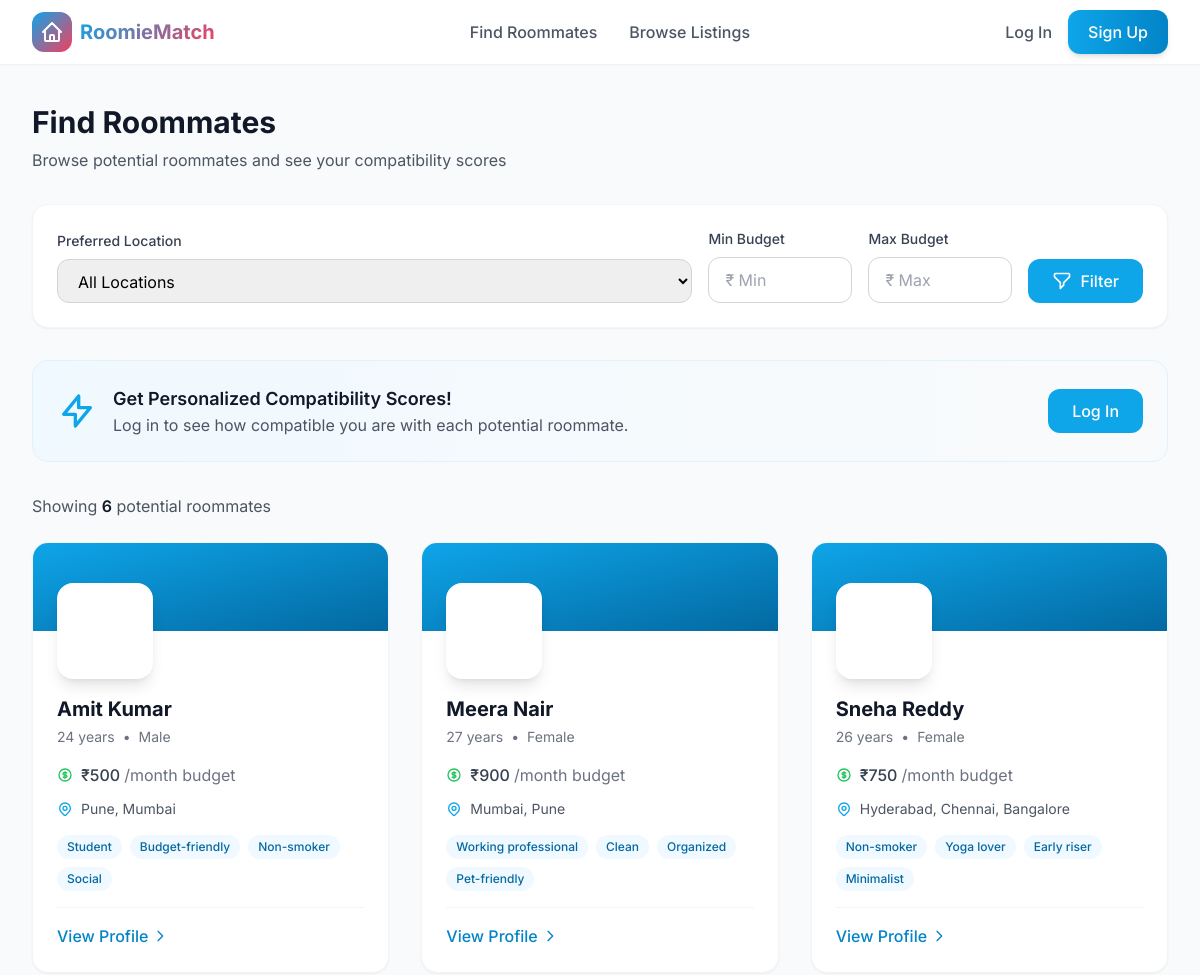
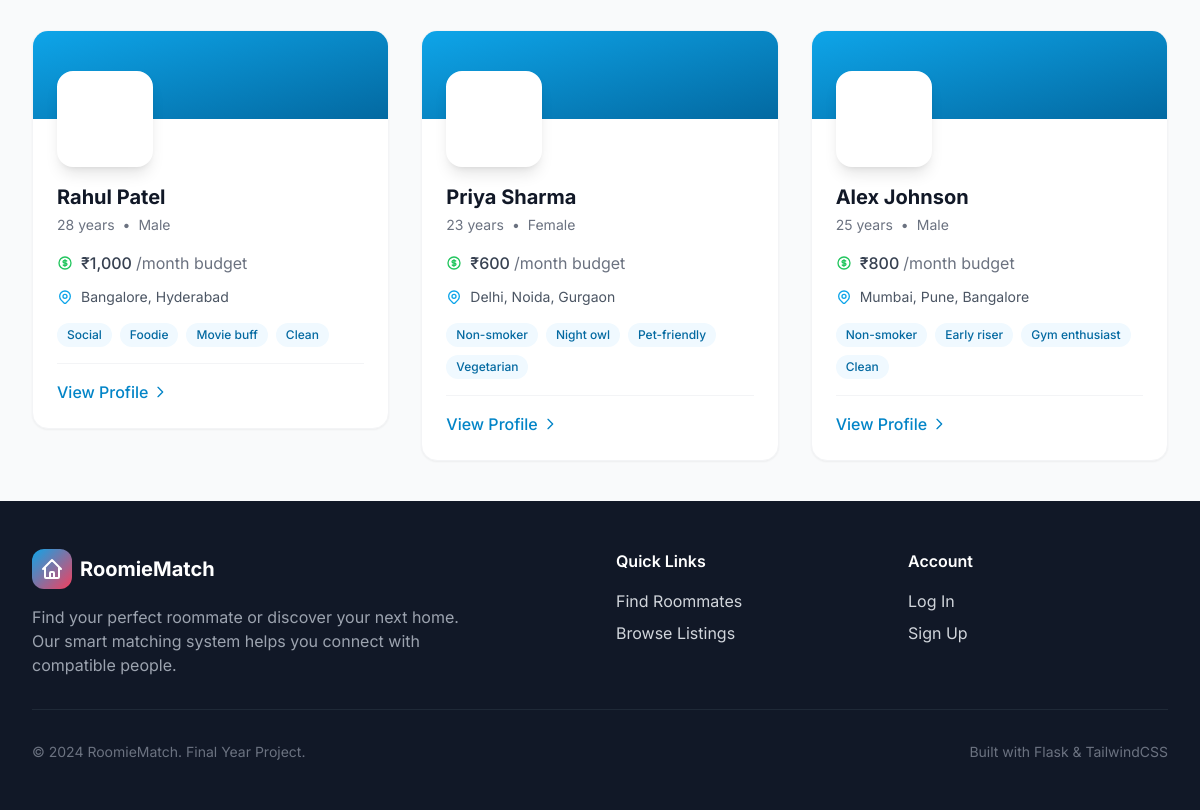
/browse-roommates, run on the app's committed database (2 pictures, top to bottom).
### app.py (models this page shows, shortened)
class User(db.Model):
    id = db.Column(db.Integer, primary_key=True)
    email = db.Column(db.String(120), unique=True, nullable=False)
    password_hash = db.Column(db.String(256), nullable=False)
    name = db.Column(db.String(100), nullable=False)
    age = db.Column(db.Integer, nullable=True)
    gender = db.Column(db.String(20), nullable=True)
    budget = db.Column(db.Integer, nullable=True)  # Monthly budget in currency
    preferred_locations = db.Column(db.String(500), nullable=True)  # Comma-separated
    lifestyle = db.Column(db.String(500), nullable=True)  # Comma-separated tags
    bio = db.Column(db.Text, nullable=True)
    profile_image = db.Column(db.String(200), default='default_avatar.png')
    created_at = db.Column(db.DateTime, default=datetime.utcnow)
    listings = db.relationship('Listing', backref='owner', lazy=True)
    def get_lifestyle_list(self):
        if self.lifestyle:
            return [tag.strip() for tag in self.lifestyle.split(',')]
        return []
    def get_locations_list(self):
        if self.preferred_locations:
            return [loc.strip() for loc in self.preferred_locations.split(',')]
        return []

### app.py (the view)
@app.route('/browse-roommates')
def browse_roommates():
    location = request.args.get('location', '').strip()
    min_budget = request.args.get('min_budget', type=int)
    max_budget = request.args.get('max_budget', type=int)
    query = User.query
    current_user = get_current_user()
    if current_user:
        query = query.filter(User.id != current_user.id)
    if location:
        query = query.filter(User.preferred_locations.ilike(f'%{location}%'))
    if min_budget:
        query = query.filter(User.budget >= min_budget)
    if max_budget:
        query = query.filter(User.budget <= max_budget)
    users = query.order_by(User.created_at.desc()).all()
    roommates_with_scores = []
    for user in users:
        score = 0
        if current_user:
            score = calculate_compatibility(current_user, user)
        roommates_with_scores.append({
            'user': user,
            'score': score
        })
    if current_user:
        roommates_with_scores.sort(key=lambda x: x['score'], reverse=True)
    all_users_locations = []
    for u in User.query.all():
        all_users_locations.extend(u.get_locations_list())
    unique_locations = list(set(all_users_locations))
    return render_template('browse_roommates.html',
                          roommates=roommates_with_scores,
                          locations=unique_locations,
                          filters={'location': location, 'min_budget': min_budget,
                                  'max_budget': max_budget})

### app.py (called while the page is built)
def get_current_user():
    if 'user_id' in session:
        return User.query.get(session['user_id'])
    return None

@app.context_processor
def inject_user():
    return dict(current_user=get_current_user())

### templates/browse_roommates.html (shortened to what this page needs)
{% extends "base.html" %}
{% block content %}
<div class="max-w-7xl mx-auto px-4 sm:px-6 lg:px-8 py-10">
    <div class="mb-8">
        <h1 class="text-3xl font-bold text-gray-900 mb-2">Find Roommates</h1>
        <p class="text-gray-600">Browse potential roommates and see your compatibility scores</p>
    </div>
    <div class="bg-white rounded-2xl shadow-sm border border-gray-100 p-6 mb-8">
        <form method="GET" action="{{ url_for('browse_roommates') }}" class="flex flex-wrap gap-4 items-end">
            <div class="flex-1 min-w-[200px]">
                <label for="location" class="block text-sm font-medium text-gray-700 mb-2">Preferred Location</label>
                <select id="location" name="location"
                    class="block w-full px-4 py-2.5 border border-gray-300 rounded-xl focus:ring-2 focus:ring-primary-500 focus:border-primary-500 transition-colors">
                    <option value="">All Locations</option>
                </select>
            </div>
            <div class="w-36">
                <label for="min_budget" class="block text-sm font-medium text-gray-700 mb-2">Min Budget</label>
                <input type="number" id="min_budget" name="min_budget" value="{{ filters.min_budget or '' }}" min="0"
                    class="block w-full px-4 py-2.5 border border-gray-300 rounded-xl focus:ring-2 focus:ring-primary-500 focus:border-primary-500 transition-colors"
                    placeholder="&#8377; Min">
            </div>
            <div class="w-36">
                <label for="max_budget" class="block text-sm font-medium text-gray-700 mb-2">Max Budget</label>
                <input type="number" id="max_budget" name="max_budget" value="{{ filters.max_budget or '' }}" min="0"
                    class="block w-full px-4 py-2.5 border border-gray-300 rounded-xl focus:ring-2 focus:ring-primary-500 focus:border-primary-500 transition-colors"
                    placeholder="&#8377; Max">
            </div>
            <button type="submit"
                class="px-6 py-2.5 bg-primary-500 text-white font-medium rounded-xl hover:bg-primary-600 transition-colors">
                <span class="flex items-center">
                    <svg class="w-5 h-5 mr-2" fill="none" stroke="currentColor" viewBox="0 0 24 24">
                        <path stroke-linecap="round" stroke-linejoin="round" stroke-width="2" d="M3 4a1 1 0 011-1h16a1 1 0 011 1v2.586a1 1 0 01-.293.707l-6.414 6.414a1 1 0 00-.293.707V17l-4 4v-6.586a1 1 0 00-.293-.707L3.293 7.293A1 1 0 013 6.586V4z"></path>
                    </svg>
                    Filter
                </span>
            </button>
        </form>
    </div>
    {% if not current_user %}
    <div class="bg-gradient-to-r from-primary-50 to-accent-50 rounded-2xl p-6 mb-8 border border-primary-100">
        <div class="flex items-center">
            <div class="flex-shrink-0">
                <svg class="w-10 h-10 text-primary-500" fill="none" stroke="currentColor" viewBox="0 0 24 24">
                    <path stroke-linecap="round" stroke-linejoin="round" stroke-width="2" d="M13 10V3L4 14h7v7l9-11h-7z"></path>
                </svg>
            </div>
            <div class="ml-4 flex-grow">
                <h3 class="text-lg font-semibold text-gray-900">Get Personalized Compatibility Scores!</h3>
                <p class="text-gray-600">Log in to see how compatible you are with each potential roommate.</p>
            </div>
            <a href="{{ url_for('login') }}" class="flex-shrink-0 px-6 py-2.5 bg-primary-500 text-white font-medium rounded-xl hover:bg-primary-600 transition-colors">
                Log In
            </a>
        </div>
    </div>
    {% endif %}
    <div class="mb-6">
        <p class="text-gray-600">
            Showing <span class="font-semibold text-gray-900">{{ roommates|length }}</span> potential roommate{% if roommates|length != 1 %}s{% endif %}
        </p>
    </div>
    {% if roommates %}
    <div class="grid grid-cols-1 md:grid-cols-2 lg:grid-cols-3 gap-8">
        {% for item in roommates %}
        {% set roommate = item.user %}
        {% set score = item.score %}
        <a href="{{ url_for('view_roommate', user_id=roommate.id) }}" class="group">
            <div class="bg-white rounded-2xl overflow-hidden shadow-sm hover:shadow-xl transition-all duration-300 border border-gray-100 hover-lift">
                <div class="relative bg-gradient-to-br from-primary-500 to-primary-700 p-6 pb-16">
                </div>
                <div class="relative -mt-12 px-6">
                    <div class="w-24 h-24 rounded-2xl bg-white shadow-lg flex items-center justify-center overflow-hidden border-4 border-white">
                        {% if roommate.profile_image and roommate.profile_image != 'default_avatar.png' %}
                            <img src="{{ url_for('static', filename='uploads/' + roommate.profile_image) }}" alt="{{ roommate.name }}" class="w-full h-full object-cover">
                        {% else %}
                            <div class="w-full h-full bg-gradient-to-br from-accent-400 to-accent-600 flex items-center justify-center text-white text-3xl font-bold">
                            </div>
                        {% endif %}
                    </div>
                </div>
                <div class="p-6 pt-4">
                    <h3 class="text-xl font-bold text-gray-900 group-hover:text-primary-600 transition-colors mb-1">
                        {{ roommate.name }}
                    </h3>
                    <div class="flex items-center text-gray-500 text-sm mb-4">
                        {% if roommate.age %}
                        <span>{{ roommate.age }} years</span>
                        {% endif %}
                        {% if roommate.age and roommate.gender %}
                        <span class="mx-2">•</span>
                        {% endif %}
                        {% if roommate.gender %}
                        <span>{{ roommate.gender }}</span>
                        {% endif %}
                    </div>
                    {% if roommate.budget %}
                    <div class="flex items-center text-gray-700 mb-3">
                        <span class="font-medium">&#8377;{{ "{:,}".format(roommate.budget) }}</span>
                        <span class="text-gray-500 ml-1">/month budget</span>
                    </div>
                    {% endif %}
                    {% if roommate.preferred_locations %}
                    <div class="flex items-start text-gray-600 mb-4">
                        <span class="text-sm line-clamp-1">{{ roommate.preferred_locations }}</span>
                    </div>
                    {% endif %}
                    {% if roommate.lifestyle %}
                    <div class="flex flex-wrap gap-2 mb-4">
                        {% for tag in roommate.get_lifestyle_list()[:4] %}
                        <span class="px-2.5 py-1 bg-primary-50 text-primary-700 text-xs font-medium rounded-full">
                            {{ tag }}
                        </span>
                        {% endfor %}
                    </div>
                    {% endif %}
                    <div class="pt-4 border-t border-gray-100 flex justify-between items-center">
                        <span class="text-primary-600 font-medium group-hover:translate-x-1 transition-transform inline-flex items-center">
                            View Profile
                            <svg class="w-4 h-4 ml-1" fill="none" stroke="currentColor" viewBox="0 0 24 24">
                                <path stroke-linecap="round" stroke-linejoin="round" stroke-width="2" d="M9 5l7 7-7 7"></path>
                            </svg>
                        </span>
                    </div>
                </div>
            </div>
        </a>
        {% endfor %}
    </div>
    {% endif %}
</div>
{% endblock %}

### templates/base.html (style rules this page uses)
body { font-family: 'Inter', system-ui, sans-serif; }
html { scroll-behavior: smooth; }
.hover-lift { transition: transform 0.3s ease, box-shadow 0.3s ease; }

### data on the page
User: name "Amit Kumar", age "24", gender "Male", budget "500", preferred_locations "Pune, Mumbai"
User: name "Meera Nair", age "27", gender "Female", budget "900", preferred_locations "Mumbai, Pune"
User: name "Sneha Reddy", age "26", gender "Female", budget "750", preferred_locations "Hyderabad, Chennai, Bangalore"
User: name "Rahul Patel", age "28", gender "Male", budget "1,000", preferred_locations "Bangalore, Hyderabad"
User: name "Priya Sharma", age "23", gender "Female", budget "600", preferred_locations "Delhi, Noida, Gurgaon"
User: name "Alex Johnson", age "25", gender "Male", budget "800", preferred_locations "Mumbai, Pune, Bangalore"

### other printed values
{{ roommates|length }} "6"
{{ tag }} "Student" "Budget-friendly" "Non-smoker" "Social" "Working professional" "Clean" "Organized" "Pet-friendly" "Non-smoker" "Yoga lover" "Early riser" "Minimalist" "Social" "Foodie" "Movie buff" "Clean" "Non-smoker" "Night owl" "Pet-friendly" "Vegetarian" "Non-smoker" "Early riser" "Gym enthusiast" "Clean"
